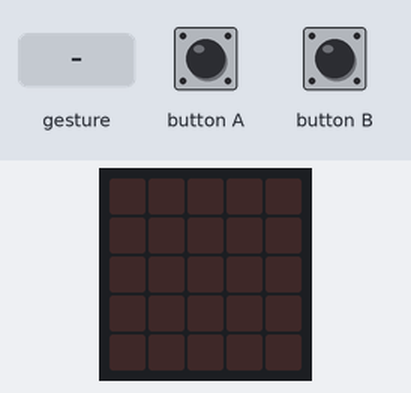
Recording of a program running on a simulated BBC micro:bit (MakeCode). Parts: the board's 5×5 LED display. The inputs (shaded band) are chosen by the test bench. Random numbers come from a fixed seed; a tilt is held for 1.5 s and a shake lasts 1 s, then the board lies face up again.

Above: at 1.2 s.
1.3 s: button A pressed for 0.15 s
At 2.5 s:
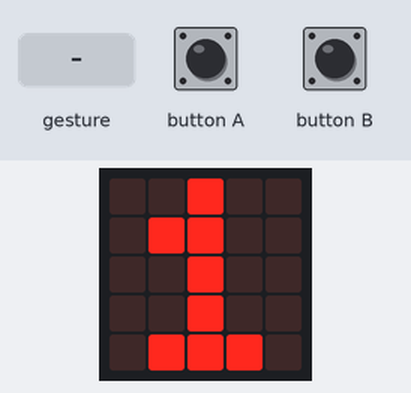
2.9 s: gesture 'shake'
At 4.3 s:
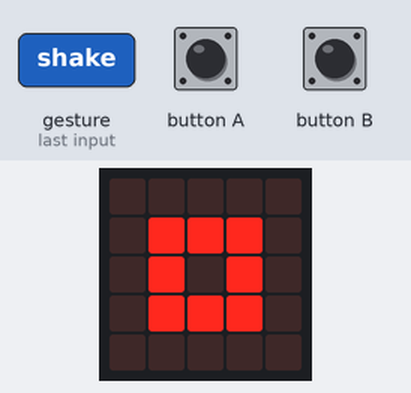
4.6 s: gesture 'shake'
At 5.7 s:
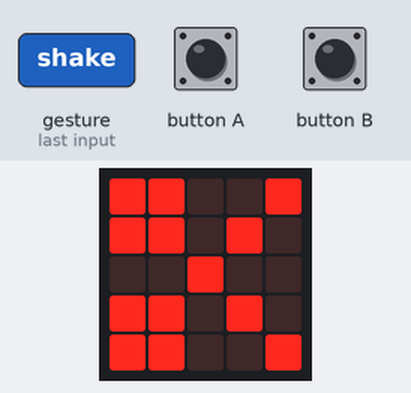
6.3 s: button A pressed for 0.15 s
At 7.5 s:
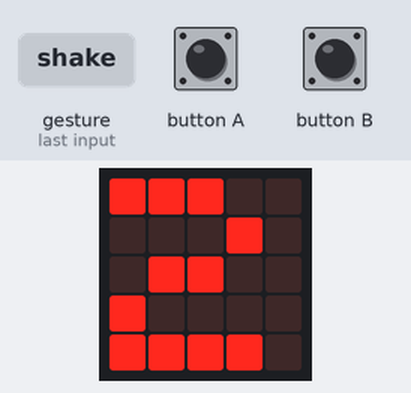
Timing chart, 0 to 8.9 s (numbered marks = the images above; inputs shaded):
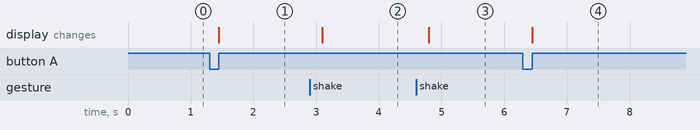

The program:

main.ts
```typescript
input.onButtonPressed(Button.A, function () {
    basic.clearScreen()
    saját += 1
    basic.showString("" + (saját))
    if (saját == 10) {
        basic.showString("Nyertem")
        saját = 0
        barát = 0
    }
})
input.onGesture(Gesture.Shake, function () {
    fegyver = randint(0, 2)
    if (fegyver == 0) {
        basic.showIcon(IconNames.SmallSquare)
    } else if (fegyver == 1) {
        basic.showIcon(IconNames.Square)
    } else {
        basic.showIcon(IconNames.Scissors)
    }
})
input.onButtonPressed(Button.B, function () {
    basic.clearScreen()
    barát += 1
    basic.showString("" + (barát))
    if (barát == 10) {
        basic.showString("Barat nyert")
        saját = 0
        barát = 0
    }
})
let fegyver = 0
let barát = 0
let saját = 0
saját = 0
barát = 0
basic.forever(function () {

})
```

test.ts
```typescript
// ide kerülnek a tesztek; a rendszer ezt nem kompilálja, ha a csomagot bővítményként használják.
```

Measured:
- after the input at 1.3 s, the display: changes after 0.15 s (image 1)
- after the input at 2.9 s, the display: changes after 0.20 s (image 2)
- after the input at 4.6 s, the display: changes after 0.20 s (image 3)
- after the input at 6.3 s, the display: changes after 0.15 s (image 4)
